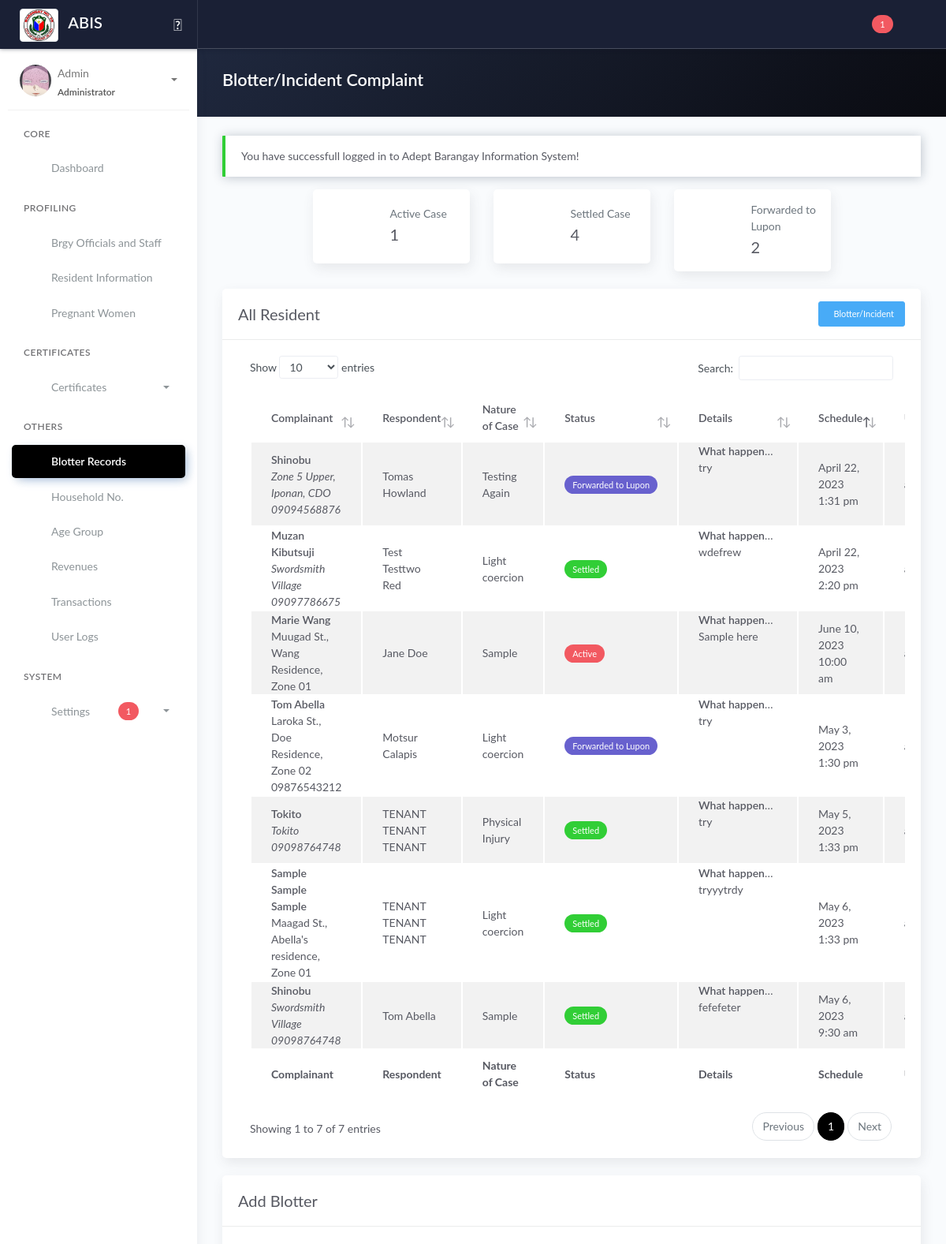
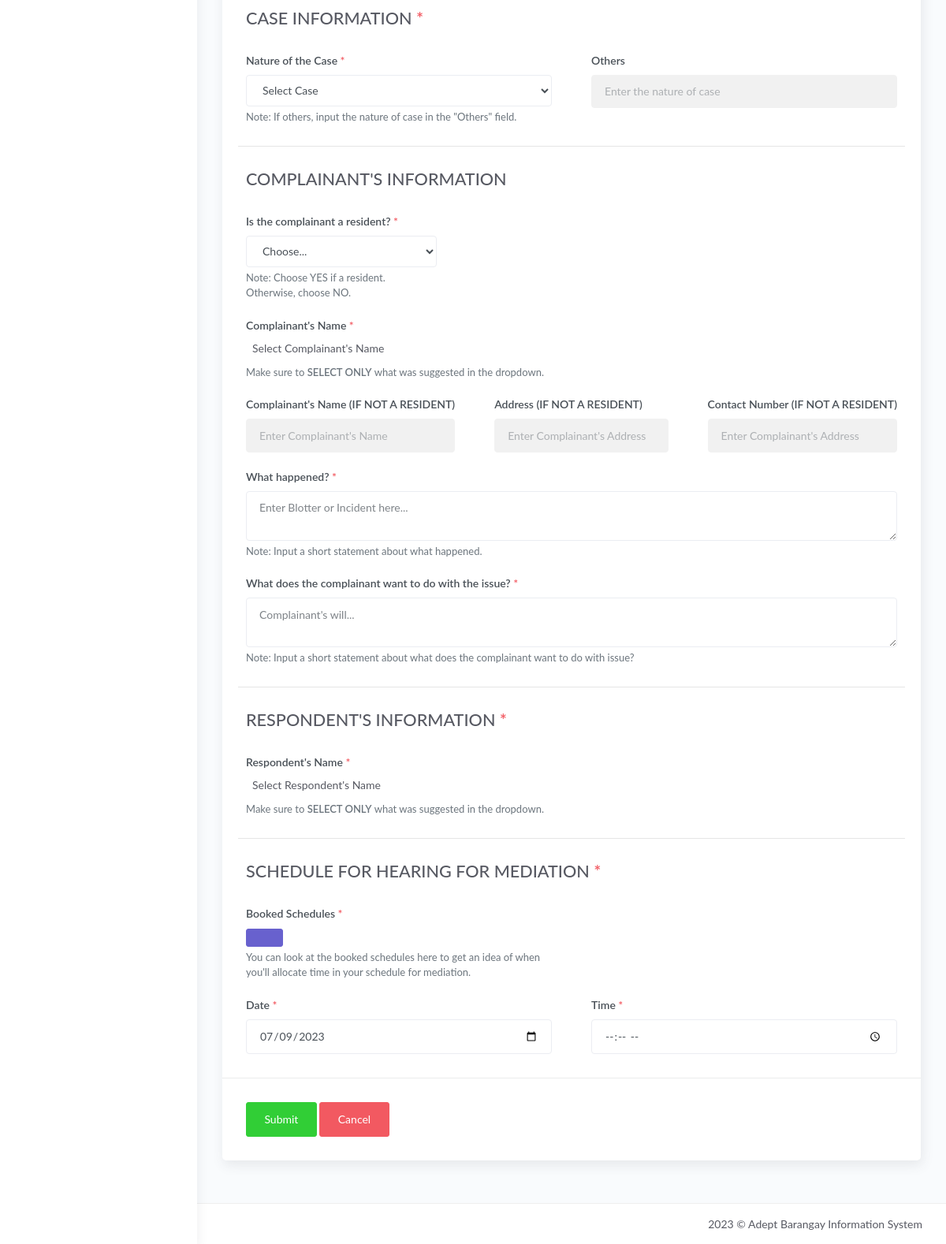
Screenshot of /blotter.php (signed in) with the database file from the repository (2 pictures, top to bottom).
### tables this page shows
CREATE TABLE `tblblotter` (
  `id_blotter` int(11) NOT NULL,
  `noc_id` varchar(100) DEFAULT NULL,
  `noc_others` varchar(100) DEFAULT 'N/A',
  `comp_id` varchar(10) DEFAULT 'N/A',
  `comp_nameNotResident` varchar(255) DEFAULT 'N/A',
  `comp_addNotResident` varchar(255) DEFAULT 'N/A',
  `comp_cnumNotResident` varchar(255) DEFAULT 'N/A',
  `comp_what` text DEFAULT NULL,
  `comp_what2` text DEFAULT NULL,
  `resp_id` varchar(255) DEFAULT NULL,
  `blotter_status` varchar(50) DEFAULT 'Active',
  `created_at_blotter` timestamp NOT NULL DEFAULT current_timestamp(),
  `updated_at_blotter` timestamp NOT NULL DEFAULT current_timestamp() ON UPDATE current_timestamp(),
  `id_user` varchar(25) DEFAULT NULL
);

CREATE TABLE `tblresident2` (
  `id_resident` int(11) NOT NULL,
  `national_id` varchar(100) NOT NULL,
  `region` varchar(10) NOT NULL,
  `city` varchar(100) NOT NULL,
  `province` varchar(100) NOT NULL,
  `barangay` varchar(100) NOT NULL,
  `citizenship` varchar(100) NOT NULL,
  `picture` text NOT NULL,
  `firstname` varchar(100) NOT NULL,
  `middlename` varchar(100) NOT NULL,
  `lastname` varchar(100) NOT NULL,
  `ext` varchar(10) NOT NULL,
  `alias` varchar(20) NOT NULL,
  `birthplace` varchar(100) NOT NULL,
  `birthdate` date NOT NULL,
  `sex` varchar(20) NOT NULL,
  `civilstatus` varchar(20) NOT NULL,
  `residence_type` varchar(25) NOT NULL COMMENT 'new; co-occupant; tenant',
  `id_household` int(80) NOT NULL,
  `family_head` varchar(10) NOT NULL,
  `date_of_residence` date NOT NULL,
  `vstatus` varchar(10) NOT NULL,
  `identified_as` varchar(20) NOT NULL,
  `phone` varchar(100) NOT NULL,
  `email` varchar(100) NOT NULL,
  `occupation` varchar(100) NOT NULL,
  `resident_type` int(20) NOT NULL DEFAULT 1 COMMENT '1 = Alive; 0 = Deceased',
  `id_org` varchar(100) NOT NULL,
  `pwd` varchar(5) NOT NULL,
  `indigent` varchar(5) NOT NULL,
  `remarks` text NOT NULL,
  `res_updated_at` timestamp NOT NULL DEFAULT current_timestamp() ON UPDATE current_timestamp(),
  `id_user` int(11) NOT NULL
);

CREATE TABLE `tbl_household` (
  `id_household` int(11) NOT NULL,
  `household_number` int(100) NOT NULL,
  `house_no` int(100) NOT NULL COMMENT '(2.1)',
  `id_purok` varchar(50) NOT NULL,
  `household_street_name` varchar(100) NOT NULL COMMENT '(2.2)',
  `household_address` varchar(250) NOT NULL COMMENT '(2.3)',
  `household_type` varchar(250) NOT NULL
);

CREATE TABLE `tblpurok` (
  `id_purok` int(11) NOT NULL,
  `purok_name` varchar(255) DEFAULT NULL,
  `purok_details` text DEFAULT NULL
);

CREATE TABLE `tbl_nature_of_case` (
  `noc_id` int(11) NOT NULL,
  `noc_name` varchar(100) NOT NULL,
  `noc_details` varchar(255) NOT NULL,
  `id_user` varchar(10) NOT NULL,
  `noc_updated_at` timestamp NOT NULL DEFAULT current_timestamp() ON UPDATE current_timestamp()
);

CREATE TABLE `tblblotter_schedule` (
  `id_blotter_schedule` int(11) NOT NULL,
  `id_blotter` int(11) NOT NULL,
  `blotter_date` date NOT NULL,
  `blotter_time` time NOT NULL,
  `created_at_blotter_schedule` timestamp NOT NULL DEFAULT current_timestamp(),
  `updated_at_blotter_schedule` timestamp NOT NULL DEFAULT current_timestamp() ON UPDATE current_timestamp()
);

### blotter.php (the view, shortened to what the rows shown need)
<?php include 'server/server.php' ?>
<?php
$query  = "SELECT *, tblblotter.id_blotter as id, tbl_users.id_user as user_id FROM tblblotter JOIN tbl_users ON tbl_users.id_user=tblblotter.id_user";
$result = $conn->query($query);
$blotter = array();
while ($row = $result->fetch_assoc()) {
	$blotter[] = $row;
}
$query4 = "SELECT * FROM tblresident2 ORDER BY firstname ASC";
$result4 = $conn->query($query4);
?>
<!DOCTYPE html>
<html lang="en">
<head>
	<?php include 'templates/header.php' ?>
	<link rel="stylesheet" href="assets/js/plugin/dataTables.dateTime.min.css">
	<link rel="stylesheet" href="assets/js/plugin/datatables/Buttons-1.6.1/css/buttons.dataTables.min.css">
	<link rel="stylesheet" href="assets/css/select2.min.css" />
	<link rel="stylesheet" href="https://cdn.jsdelivr.net/npm/@ttskch/select2-bootstrap4-theme@x.x.x/dist/select2-bootstrap4.min.css">
</head>
<body>
	<div class="wrapper">
		<div class="main-panel">
			<div class="content">
				<div class="panel-header bg-dark-gradient">
					<div class="page-inner">
						<div class="d-flex align-items-left align-items-md-center flex-column flex-md-row">
							<div>
								<h2 class="text-white fw-bold">Blotter/Incident Complaint</h2>
							</div>
						</div>
					</div>
				</div>
				<div class="page-inner">
					<div class="row mt--2">
						<div class="col">
							<div class="card">
								<div class="card-body">
									<div class="table-responsive">
										<table id="blottertable" class="display table table-striped">
											<thead>
												<tr>
													<th scope="col">Complainant</th>
													<th scope="col">Respondent</th>
													<th scope="col">Nature of Case</th>
													<th scope="col">Status</th>
													<th scope="col">Details</th>
													<th scope="col">Schedule</th>
													<th scope="col">User</th>
												</tr>
											</thead>
											<tbody>
												<?php if (!empty($blotter)) : ?>
													<?php foreach ($blotter as $row) : ?>
														<tr>
															<td>
																<?php
																if ($row['comp_id'] !== "N/A") {
																	$comp_id = $row['comp_id'];
																	$sqlComplainant = "SELECT * FROM tblresident2 WHERE id_resident = '$comp_id'";
																	$queryComplainant = $conn->query($sqlComplainant);
																	$complainant = $queryComplainant->fetch_assoc();
																	$h_id = $complainant['id_household'];
																	$queryHouseholdNumber = "SELECT * FROM tbl_household WHERE id_household='$h_id'";
																	$resultHouseholdNumber = $conn->query($queryHouseholdNumber);
																	$householdnum = $resultHouseholdNumber->fetch_assoc();
																	$p_name = $householdnum['id_purok'];
																	$queryPurokName = "SELECT * FROM tblpurok WHERE id_purok='$p_name'";
																	$resultPurokName = $conn->query($queryPurokName);
																	$pname = $resultPurokName->fetch_assoc();
																	echo "<span class='fw-bold'>" . $complainant['firstname'] . ' ' . $complainant['middlename'] . ' ' . $complainant['lastname'] . "</span><br>" . $householdnum['household_street_name'] . ', ' . $householdnum['household_address'] . ', ' . $pname['purok_name'] . '<br>' . $complainant['phone'];
																} elseif ($row['comp_id'] == "N/A") {
																	echo "<span class='fw-bold'>" . $row['comp_nameNotResident'] . "</span><br><span class='font-italic'>" . $row['comp_addNotResident'] . '<br>' . $row['comp_cnumNotResident'] . '</span>';
																}
																?>
															</td>
															<td>
																<?php
																if (isset($row['resp_id'])) {
																	$resp_name = $row['resp_id'];
																	$sqlRespondent = "SELECT * FROM tblresident2 WHERE id_resident = '$resp_name'";
																	$queryRespondent = $conn->query($sqlRespondent);
																	foreach ($queryRespondent as $respondent) {
																		echo $f_name = $respondent['firstname'] . ' ' . $respondent['middlename'] . ' ' . $respondent['lastname'];
																	}
																}
																?>
															</td>
															<td>
																<?php
																if ($row['noc_id'] == 'Others') {
																	echo ucwords($row['noc_others']);
																} else {
																	$noc = $row['noc_id'];
																	$sqlNoc = "SELECT * FROM tbl_nature_of_case WHERE noc_id='$noc'";
																	$queryNoc = $conn->query($sqlNoc);
																	foreach ($queryNoc as $nocName) {
																		echo $nocName['noc_name'];
																	}
																}
																?>
															</td>
															<td>
																<?php if ($row['blotter_status'] == 'Settled') : ?>
																	<span class="badge badge-success">Settled</span>
																<?php elseif ($row['blotter_status'] == 'Active') : ?>
																	<span class="badge badge-danger">Active</span>
																<?php elseif ($row['blotter_status'] == 'Forwarded to Lupon') : ?>
																	<span class="badge badge-secondary">Forwarded to Lupon</span>
																<?php endif ?>
															</td>
															<td class="d-inline-block text-truncate" style="max-width: 100px;"><?= '<b>What happened: </b>' . '<br>' . $row['comp_what'] . '<br><br>' . '<b>Action: </b>' . '<br>' . $row['comp_what2'] ?></td>
															<td>
																<?php
																$getIdBlotter = $row['id_blotter'];
																$queryGetSched = "SELECT * FROM tblblotter_schedule WHERE id_blotter = '$getIdBlotter' ORDER BY id_blotter_schedule DESC LIMIT 1";
																$resultGetSched = $conn->query($queryGetSched);
																$GetSched = $resultGetSched->fetch_assoc();
																?>
																<?= date("F j, Y", strtotime($GetSched['blotter_date'])) . ' ' . date("g:i a", strtotime($GetSched['blotter_time'])) ?>
															</td>
															<td><?= $row['user_username'] ?></td>
														</tr>
													<?php endforeach ?>
												<?php endif ?>
											</tbody>
											<tfoot>
												<tr>
													<th scope="col">Complainant</th>
													<th scope="col">Respondent</th>
													<th scope="col">Nature of Case</th>
													<th scope="col">Status</th>
													<th scope="col">Details</th>
													<th scope="col">Schedule</th>
													<th scope="col">User</th>
												</tr>
											</tfoot>
										</table>
									</div>
								</div>
							</div>
						</div>
					</div>
					<div class="row mt--2" id="addBlotterForm">
						<div class="col-md-12">
							<div class="card">
								<div class="card-body">
									<form method="POST" action="model/save_blotter.php" onsubmit="return confirm('Are you sure you want to submit this form?');">
										<div class="row">
											<div class="col-md-6">
												<div class="form-group">
													<b>
														<h2>CASE INFORMATION<span class="text-danger"><b> *</b></span></h2>
													</b>
												</div>
											</div>
										</div>
										<div class="row">
											<div class="col-md-6">
												<div class="form-group">
													<b>
														<h2>COMPLAINANT'S INFORMATION</h2>
													</b>
												</div>
											</div>
										</div>
										<div class="row">
											<div class="col-md-6">
												<div class="form-group">
													<b>
														<h2>RESPONDENT'S INFORMATION<span class="text-danger"><b> *</b></span></h2>
													</b>
												</div>
											</div>
										</div>
										<div class="row">
											<div class="col-md-12">
												<div class="form-group">
													<b>
														<h2>SCHEDULE FOR HEARING FOR MEDIATION<span class="text-danger"><b> *</b></span></h2>
													</b>
												</div>
											</div>
										</div>
								</div>
							</div>
						</div>
					</div>
				</div>
			</div>
		</div>
	</div>
	<?php include 'templates/footer.php' ?>
</body>
</html>

### rows the page displays
tblblotter: tblresident2.firstname "Tom", tblresident2.lastname "Abella", tbl_household.household_street_name "Laroka St.", tbl_household.household_address "Doe Residence", tblpurok.purok_name "Zone 02", tblresident2.phone "09876543212", shows "Forwarded to Lupon", comp_what "try", tblblotter_schedule.blotter_date "May 3, 2023", tblblotter_schedule.blotter_time "1:30 pm"
tblresident2: firstname+middlename+lastname "Motsur Calapis"
tbl_nature_of_case: noc_name "Light coercion"
tblblotter: comp_nameNotResident "Shinobu", comp_addNotResident "Zone 5 Upper, Iponan, CDO", comp_cnumNotResident "09094568876", noc_others "Testing Again", shows "Forwarded to Lupon", comp_what "try", tblblotter_schedule.blotter_date "April 22, 2023", tblblotter_schedule.blotter_time "1:31 pm"
tblresident2: firstname+middlename+lastname "Tomas Howland"
tblblotter: comp_nameNotResident "Muzan Kibutsuji", comp_addNotResident "Swordsmith Village", comp_cnumNotResident "09097786675", blotter_status "Settled", comp_what "wdefrew", tblblotter_schedule.blotter_date "April 22, 2023", tblblotter_schedule.blotter_time "2:20 pm"
tblresident2: firstname+middlename+lastname "Test Testtwo Red"
tblblotter: tblresident2.firstname "Sample", tblresident2.middlename "Sample", tblresident2.lastname "Sample", tbl_household.household_street_name "Maagad St.", tbl_household.household_address "Abella's residence", tblpurok.purok_name "Zone 01", blotter_status "Settled", comp_what "tryyytrdy", tblblotter_schedule.blotter_date "May 6, 2023", tblblotter_schedule.blotter_time "1:33 pm"
tblresident2: firstname+middlename+lastname "TENANT TENANT TENANT"
tblblotter: comp_nameNotResident "Tokito", comp_addNotResident "Tokito", comp_cnumNotResident "09098764748", blotter_status "Settled", comp_what "try", tblblotter_schedule.blotter_date "May 5, 2023", tblblotter_schedule.blotter_time "1:33 pm"
tbl_nature_of_case: noc_name "Physical Injury"
tblblotter: comp_nameNotResident "Shinobu", comp_addNotResident "Swordsmith Village", comp_cnumNotResident "09098764748", noc_others "Sample", blotter_status "Settled", comp_what "fefefeter", tblblotter_schedule.blotter_date "May 6, 2023", tblblotter_schedule.blotter_time "9:30 am"
tblresident2: firstname+middlename+lastname "Tom Abella"
tblblotter: tblresident2.firstname "Marie", tblresident2.lastname "Wang", tbl_household.household_street_name "Muugad St.", tbl_household.household_address "Wang Residence", tblpurok.purok_name "Zone 01", noc_others "Sample", blotter_status "Active", comp_what "Sample here", tblblotter_schedule.blotter_date "June 10, 2023", tblblotter_schedule.blotter_time "10:00 am"
tblresident2: firstname+middlename+lastname "Jane Doe"

### other values shown
$resultSupport "1"
$_SESSION['username'] "Admin"
$_SESSION['role'] "Administrator"
$_SESSION['message'] "You have successfull logged in to Adept Barangay Information System!"
$active "1"
$settled "4"
$ftl "2"
